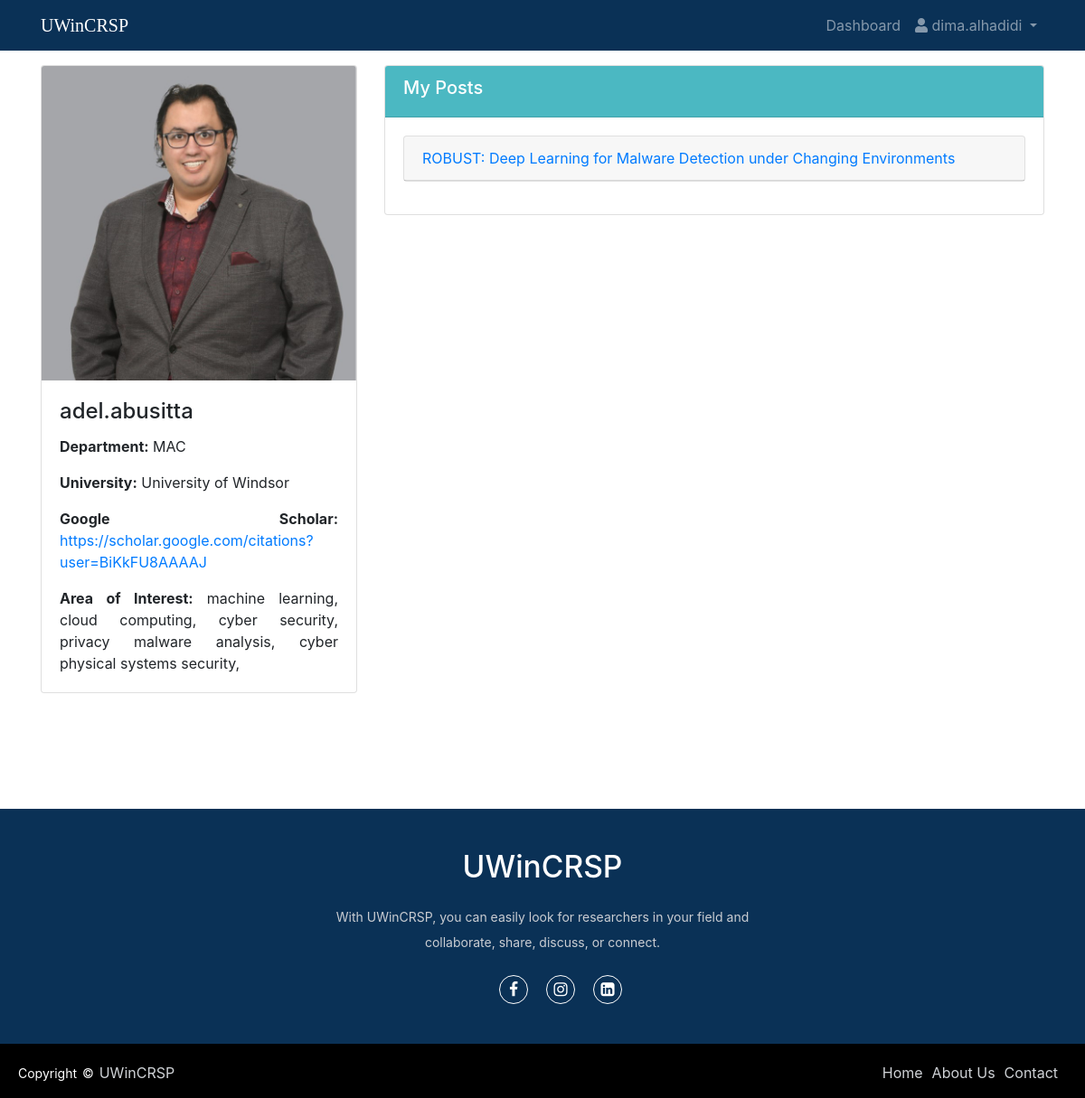
/profile/adel.abusitta (signed in), run on the app's committed database.
### accounts/models.py (models this page shows, shortened)
class Profile(models.Model):
    user = models.ForeignKey(User, on_delete=models.CASCADE)
    gscholar = models.URLField(max_length=200, blank=True)
    department = models.CharField(max_length=100, blank=True)
    university = models.CharField(max_length=100, blank=True)
    profile_pic = models.ImageField(upload_to='profile_pics/', blank=True, null=True)
    skills = models.ManyToManyField('Skill')
    def get_skills(self):
        return [skill.name for skill in self.skills.all()]

class Skill(models.Model):
    name = models.CharField(max_length=50, unique=True)

class Post(models.Model):
    title = models.CharField(max_length=200)
    authors = models.CharField(max_length=200)
    skills = models.ManyToManyField('Skill')
    abstract = models.CharField(max_length=2000)
    paper = models.FileField(upload_to='papers/')
    allow_downloading = models.BooleanField(default=False)
    created_at = models.DateTimeField(auto_now_add=True)
    updated_at = models.DateTimeField(auto_now=True)
    published_on = models.DateTimeField(auto_now_add=True)
    uploaded_by = models.ForeignKey(User, on_delete=models.CASCADE)
    views = models.IntegerField(default=0)

### accounts/views.py (the view)
# urls.py: path('profile/<str:username>', views.profile_view, name='profile'),  # without/
def profile_view(request, username):
    try:
        userObj=User.objects.get(username=username)
        profile = Profile.objects.get(user=userObj)
        posts = Post.objects.filter(uploaded_by=userObj).order_by('-published_on')
        is_following = Connection.objects.filter(follower=request.user,following=userObj).exists()
        context = {'user': request.user, 'profile': profile, 'posts': posts, 'is_following' : is_following}
    except Profile.DoesNotExist:
        return redirect(request,'profile_fill')
    return render(request, 'profile.html', context)

### accounts/templates/profile.html (shortened to what this page needs)
{% extends 'base.html' %}
{% block content %}
<div class="container mt-3 mb-5">
    <div class="row">
        <div class="col-md-4">
            <div class="card">
                {% if profile.profile_pic %}
                    <img src="{{ profile.profile_pic }}" class="card-img-top">
                    {% else %}
                    <img src="https://img.freepik.com/premium-vector/accoun-vector-icon-with-long-shadow-white-illustration-isolated-blue-round-background-graphic-web-design_549897-771.jpg" class="card-img-top">
                    {% endif %}
                <div class="card-body">
                    <h4 class="card-title">{{ profile.user.username }}</h4>
                    <p class="card-text"><strong>Department:</strong> {{ profile.department }}</p>
                    <p class="card-text"><strong>University:</strong> {{ profile.university }}</p>
                    <p class="card-text"><strong>Google Scholar:</strong> <a href="{{ profile.gscholar }}" target="_blank">{{ profile.gscholar }}</a></p>
                    <p class="card-text"><strong>Area of Interest:</strong>
                        {% for skil in profile.get_skills %}
                            {{ skil }},
                        {% endfor %}
                    </p>
                </div>
            </div>
        </div>
        <div class="col-md-8">
            <div class="card">
                <div class="card-header text-white" style="background-color: #4bb8c2;">
                    <h5>My Posts</h5>
                </div>
                <div class="card-body">
                    {% for post in posts %}
                        <div class="card mb-3">
                            <a href="{% url 'posts' post.id %}">
                                <div class="card-header">{{ post.title }}</div>
                            </a>
                        </div>
                    {% empty %}
                        <p>No posts yet!</p>
                    {% endfor %}
                </div>
            </div>
        </div>
    </div>
</div>
{% endblock %}

### accounts/templates/base.html (shortened to what this page needs)
{% load static %}
<!DOCTYPE html>
<html lang="en">
  <head>
    <link
      rel="stylesheet"
      href="https://maxcdn.bootstrapcdn.com/bootstrap/4.0.0/css/bootstrap.min.css"
    />
    <link
      rel="stylesheet"
      href="https://use.fontawesome.com/releases/v5.8.2/css/all.css"
    />
    <link rel="stylesheet" href="https://cdnjs.cloudflare.com/ajax/libs/font-awesome/4.7.0/css/font-awesome.min.css"/>
    <link rel='stylesheet' href='https://cdn.jsdelivr.net/npm/bootstrap-icons@1.7.2/font/bootstrap-icons.css'>
  </head>
  <body>
    <nav class="navbar navbar-expand-md navbar-dark navbar-fixed-top sticky-top" style="background-color: #012950f5">
      <div class="container">
        <a class="navbar-brand"  href="{% url 'index' %}" style="font-family: 'Righteous', serif;">UWinCRSP</a>
        <div class="collapse navbar-collapse justify-content-end" id="navbarNav">
          <ul class="navbar-nav">
            {% if user.is_authenticated %}
            <li class="nav-item">
              <a class="nav-link" href="{% url 'dashboard' %}">Dashboard</a>
            </li>
            <li class="nav-item dropdown">
                <a class="nav-link dropdown-toggle" href="#" id="navbarDropdown" role="button" data-toggle="dropdown"
                aria-haspopup="true" aria-expanded="false">
                  <i class="fas fa-user"></i> {{ user.username }}
                </a>
              </li>
            {% endif %}
          </ul>
        </div>
      </div>
    </nav>
    <div>
      {% block content %}
      {% endblock %}
    </div>
<footer>
  <div class="footer-content">
    <h3>UWinCRSP</h3>
    <p>With UWinCRSP, you can easily look for researchers in your field and collaborate, share, discuss, or connect.</p>
    <ul class="socials">
        <li><a href="https://www.facebook.com/UWindsor/"><i class="fa fa-facebook"></i></a></li>
        <li><a href="https://www.instagram.com/uwindsor/"><i class="fa fa-instagram"></i></a></li>
        <li><a href="https://www.linkedin.com/school/uwindsor/"><i class="fa fa-linkedin-square"></i></a></li>
    </ul>
</div>
<div class="footer-bottom">
    <p>copyright &copy; <a href="#">UWinCRSP</a>  </p>
            <div class="footer-menu">
              <ul class="f-menu">
                <li><a href="{% url 'index' %}">Home</a></li>
                <li><a href="{% url 'aboutUs'%}">About Us</a></li>
                <li><a href="">Contact</a></li>
              </ul>
            </div>
</div>
</footer>
</body>
</html>

### accounts/templates/base.html (style rules this page uses)
footer { margin: 0; padding: 0; box-sizing: border-box; position: relative; top: 80px; bottom: 0; left: 0; right: 0; background: #012950f5; height: auto; width: 100vw; padding-top: 40px; color: #fff; }
.footer-content { display: flex; align-items: center; justify-content: center; flex-direction: column; text-align: center; }
.footer-content h3 { font-size: 2.1rem; font-weight: 500; text-transform: capitalize; line-height: 3rem; }
.footer-content p { max-width: 500px; margin: 10px auto; line-height: 28px; font-size: 14px; color: #cacdd2; justify-content: center; text-align: center; }
.socials { list-style: none; display: flex; align-items: center; justify-content: center; margin: 1rem 0 3rem 0; }
.socials li { margin: 0 10px; }
.socials a { text-decoration: none; color: #fff; border: 1.1px solid white; padding: 5px; border-radius: 50%; }
.socials a i { font-size: 1.1rem; width: 20px; transition: color .4s ease; }
.footer-bottom { background: #000; width: 100vw; padding: 20px; padding-bottom: 40px; text-align: center; }
.footer-bottom p { float: left; font-size: 14px; word-spacing: 2px; text-transform: capitalize; }
.footer-bottom p a { color:#cfd2d6; font-size: 16px; text-decoration: none; }
.footer-menu { float: right; }
.footer-menu ul { display: flex; }
.footer-menu ul li { padding-right: 10px; display: block; }
.footer-menu ul li a { color: #cfd2d6; text-decoration: none; }
a { transition: all 0.3s; }
p { text-justify: auto; text-align: justify; }

### data on the page
Profile: profile_pic (picture), user.username "adel.abusitta", department "MAC", university "University of Windsor", gscholar "https://scholar.google.com/citations?user=BiKkFU8AAAAJ"
Skill: get_skills "machine learning"
Skill: get_skills "cloud computing"
Skill: get_skills "cyber security"
Skill: get_skills "privacy malware analysis"
Skill: get_skills "cyber physical systems security"
Post: title "ROBUST: Deep Learning for Malware Detection under Changing Environments"

### other printed values
{{ user.username }} "dima.alhadidi"
